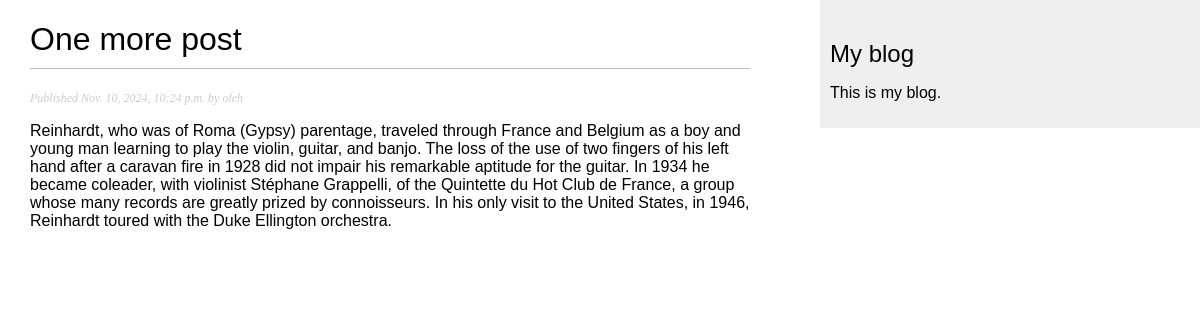
The app's page /blog/4/ with its own data.
### blog/models.py (models this page shows, shortened)
class Post(models.Model):
    class Status(models.TextChoices):
        DRAFT = 'DF', 'Draft'
        PUBLISHED = 'PB', 'Published'
    title = models.CharField(max_length=250)
    slug = models.SlugField(max_length=250)
    author = models.ForeignKey(
        settings.AUTH_USER_MODEL,
        on_delete=models.CASCADE,
        related_name='blog_posts'
    )
    body = models.TextField()
    publish = models.DateTimeField(default=timezone.now)
    created = models.DateTimeField(auto_now_add=True)
    updated = models.DateTimeField(auto_now=True)
    status = models.CharField(
        max_length=2,
        choices=Status,
        default=Status.DRAFT
    )
    objects = models.Manager()  # The default manager.
    published = PublishedManager()  # Our custom manager.
    class Meta:
        ordering = ['-publish']
        indexes = [
            models.Index(fields=['-publish']),
        ]

### blog/views.py (the view)
# urls.py: path('<int:id>/', views.post_detail, name='post_detail'),
def post_detail(request, id):
    post = get_object_or_404(Post, id=id)
    return render(request, 'blog/post/detail.html', {'post': post})

### blog/templates/blog/post/detail.html (shortened to what this page needs)
{% extends "blog/base.html" %}
{% block content %}
  <h1>{{ post.title }}</h1>
  <p class="date">
    Published {{ post.publish }} by {{ post.author }}
  </p>
  {{ post.body|linebreaks }}
{% endblock %}

### blog/static/css/blog.css (style rules this page uses)
body { margin:0; padding:0; font-family:helvetica, sans-serif; }
h1 { font-weight:normal; border-bottom:1px solid #bbb; padding:0 0 10px 0; }
p.date { color:#ccc; font-family: georgia, serif; font-size: 12px; font-style: italic; }

### records on screen
Post: title "One more post", publish "Nov. 10, 2024, 10:24 p.m.", author "oleh", body "Reinhardt, who was of Roma (Gypsy) parentage, traveled through France and Belgium as a boy and young man learning to play the violin, guitar, and banjo. The loss of the use of two fingers of his left hand after a caravan fire in 1928 did not impair his remarkable aptitude for the guitar. In 1934 he became coleader, with violinist Stéphane Grappelli, of the Quintette du Hot Club de France, a group whose many records are greatly prized by connoisseurs. In his only visit to the United States, in 1946, Reinhardt toured with the Duke Ellington orchestra."
